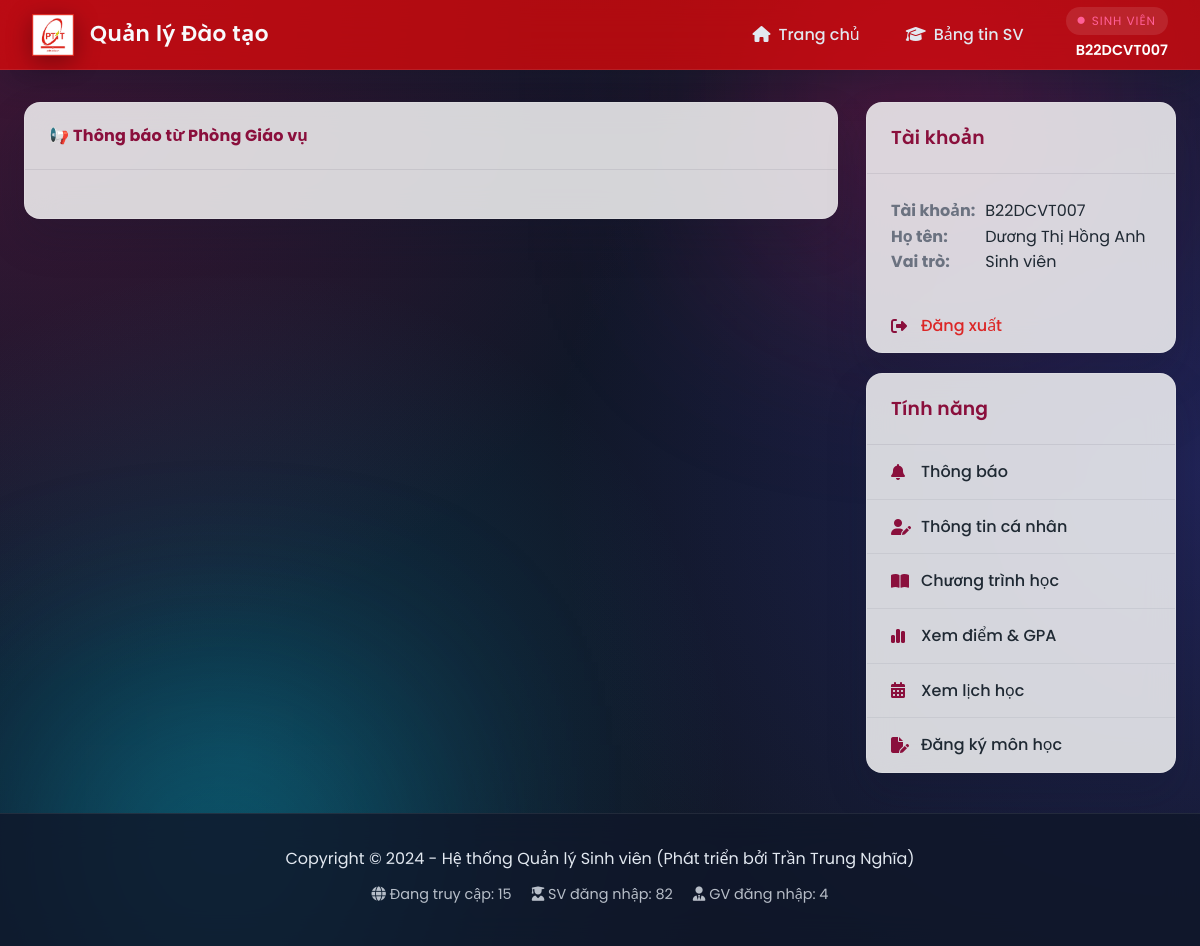
Screenshot of /thong-bao-chung (signed in) with the database file from the repository.
### api/index.py (models this page shows, shortened)
class TaiKhoan(UserMixin, db.Model):
    __tablename__ = 'tai_khoan'
    username = db.Column(db.String(50), primary_key=True)
    password = db.Column(db.String(255), nullable=False)
    vai_tro = db.Column(db.Enum(VaiTroEnum), nullable=False)

class SinhVien(db.Model):
    __tablename__ = 'sinh_vien'
    ma_sv = db.Column(db.String(50), db.ForeignKey('tai_khoan.username', ondelete='CASCADE'), primary_key=True)
    ho_ten = db.Column(db.String(100), nullable=False)
    ngay_sinh = db.Column(db.Date)
    lop = db.Column(db.String(50))
    khoa = db.Column(db.String(100))
    email = db.Column(db.String(150), unique=True, nullable=True)
    location = db.Column(db.String(200), nullable=True)
    tai_khoan = db.relationship('TaiKhoan',
                                backref=db.backref('sinh_vien', uselist=False, cascade='all, delete-orphan'),
                                foreign_keys=[ma_sv])
    ket_qua_list = db.relationship('KetQua', backref='sinh_vien', lazy=True, cascade='all, delete-orphan', foreign_keys='KetQua.ma_sv')

### api/index.py (the view)
@app.route('/thong-bao-chung')
@login_required
def thong_bao_chung():
    return render_template('thongbao_list.html', notifications=ptit_notifications)

### api/index.py (called while the page is built)
@login_manager.user_loader
def load_user(user_id):
    return TaiKhoan.query.get(user_id)

@app.before_request
def apply_schema_patches():
    global _TEACHER_SCHEMA_PATCHED
    if _TEACHER_SCHEMA_PATCHED:
        return
    ensure_teacher_profile_columns()
    _TEACHER_SCHEMA_PATCHED = True

### templates/thongbao_list.html (shortened to what this page needs)
{% extends "_layout.html" %}
{% block content %}
<div class="card">
  <div class="card-header" style="display:flex;justify-content:space-between;align-items:center;">
    <span>📢 <strong>Thông báo từ Phòng Giáo vụ</strong></span>
  </div>
  <div class="card-body">
  </div>
</div>
{% endblock %}

### templates/_layout.html (shortened to what this page needs)
<!DOCTYPE html>
<html lang="vi">
<head>
    <link rel="stylesheet" href="https://cdnjs.cloudflare.com/ajax/libs/font-awesome/6.5.1/css/all.min.css">
    <link rel="stylesheet" href="{{ url_for('static', filename='css/app.css') }}">
</head>
<body>
<div class="app-shell">
    <header class="app-header">
        <div class="header-logo">
            <img src="{{ url_for('static', filename='Logo.png') }}" alt="Logo">
            <a href="{{ url_for('home') }}" class="header-logo-text">Quản lý Đào tạo</a>
        </div>
        <div class="header-actions">
            <nav class="header-nav">
                <a href="{{ url_for('home') }}" class="{% if request.endpoint == 'home' %}active{% endif %}">
                    <i class="fa-solid fa-house"></i>
                    <span>Trang chủ</span>
                </a>
                {% if current_user.is_authenticated %}
                    {% if current_user.vai_tro.value == 'SINHVIEN' %}
                        <a href="{{ url_for('student_dashboard') }}" class="{% if request.endpoint == 'student_dashboard' %}active{% endif %}">
                            <i class="fa-solid fa-graduation-cap"></i>
                            <span>Bảng tin SV</span>
                        </a>
                    {% else %}
                        <a href="{{ url_for('admin_dashboard') }}" class="{% if request.endpoint == 'admin_dashboard' %}active{% endif %}">
                            <i class="fa-solid fa-gauge-high"></i>
                            <span>Quản trị</span>
                        </a>
                    {% endif %}
                {% endif %}
            </nav>
            {% if current_user.is_authenticated %}
                <div class="header-user">
                    <span class="user-role">
                        <i class="fa-solid fa-circle"></i>
                        {{ 'Sinh viên' if current_user.vai_tro.value == 'SINHVIEN' else 'Giáo viên' }}
                    </span>
                    <span class="user-name">{{ current_user.username }}</span>
                </div>
            {% else %}
                <a href="{{ url_for('login') }}" class="btn btn-ghost header-login">
                    <i class="fa-solid fa-right-to-bracket"></i>
                    Đăng nhập
                </a>
            {% endif %}
        </div>
    </header>
    <div class="app-container">
        <main class="main-content">
            {% block content %}{% endblock %}
        </main>
        <aside class="sidebar-right">
    {% if current_user.is_authenticated %}
        <div class="sidebar-group">
            <h3 class="sidebar-header">Tài khoản</h3>
            <div class="sidebar-content">
                <strong>Tài khoản:</strong> {{ current_user.username }}<br>
                <strong>Họ tên:</strong>
                        {% if current_user.sinh_vien %}
                            {{ current_user.sinh_vien.ho_ten }}
                        {% elif current_user.giao_vien %}
                            {{ current_user.giao_vien.ho_ten }}
                        {% else %}
                            N/A
                        {% endif %}
                        <br>
                <strong>Vai trò:</strong> {{ 'Sinh viên' if current_user.vai_tro.value == 'SINHVIEN' else 'Giáo viên' }}
            </div>
            <nav class="sidebar-nav">
                <a href="{{ url_for('logout') }}" class="logout-link">
                    <i class="fa-solid fa-right-from-bracket"></i>
                    Đăng xuất
                </a>
            </nav>
        </div>
        <div class="sidebar-group">
            <h3 class="sidebar-header">Tính năng</h3>
            <nav class="sidebar-nav">
            {% if current_user.vai_tro.value == 'SINHVIEN' %}
                <a href="{{ url_for('student_dashboard') }}"><i class="fa-solid fa-bell"></i> Thông báo</a>
                <a href="{{ url_for('student_profile') }}"><i class="fa-solid fa-user-pen"></i> Thông tin cá nhân</a>
                <a href="#"><i class="fa-solid fa-book-open"></i> Chương trình học</a>
                <a href="{{ url_for('student_grades') }}"><i class="fa-solid fa-chart-simple"></i> Xem điểm & GPA</a>
                <a href="#"><i class="fa-solid fa-calendar-days"></i> Xem lịch học</a>
                <a href="#"><i class="fa-solid fa-file-pen"></i> Đăng ký môn học</a>
                {% endif %}
            </nav>
        </div>
    {% endif %}
</aside>
    </div>
    <footer class="app-footer">
        <p>Copyright &copy; 2024 - Hệ thống Quản lý Sinh viên (Phát triển bởi Trần Trung Nghĩa)</p>
        <div class="footer-stats">
            <span><i class="fa-solid fa-globe"></i> Đang truy cập: 15</span>
            <span><i class="fa-solid fa-user-graduate"></i> SV đăng nhập: 82</span>
            <span><i class="fa-solid fa-user-tie"></i> GV đăng nhập: 4</span>
        </div>
    </footer>
</div>
</body>
</html>

### rows the page displays
TaiKhoan: vai_tro "SINH VIÊN", username "B22DCVT007", vai_tro "Sinh viên"
SinhVien: sinh_vien.ho_ten "Dương Thị Hồng Anh"
